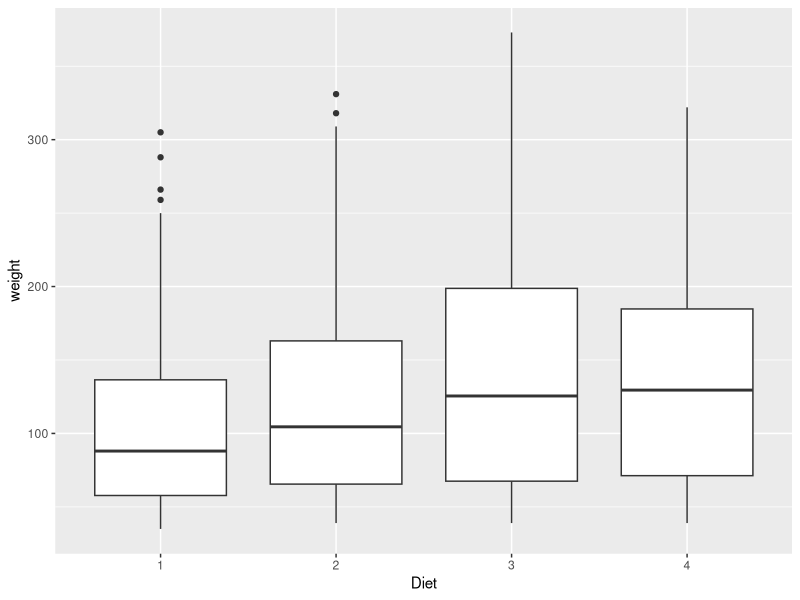
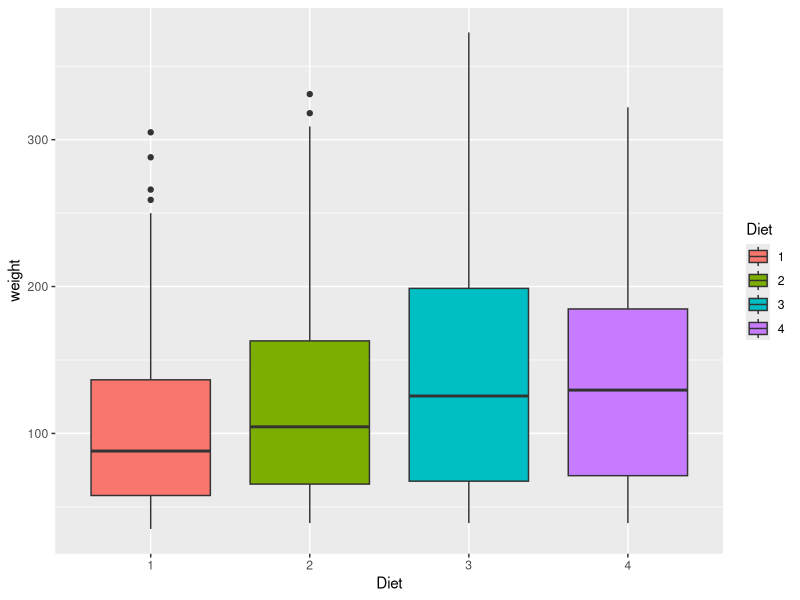
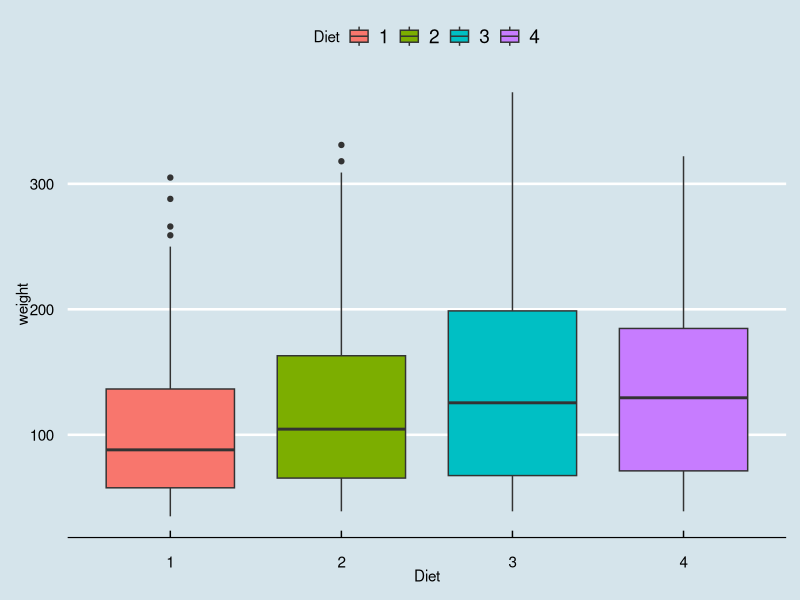
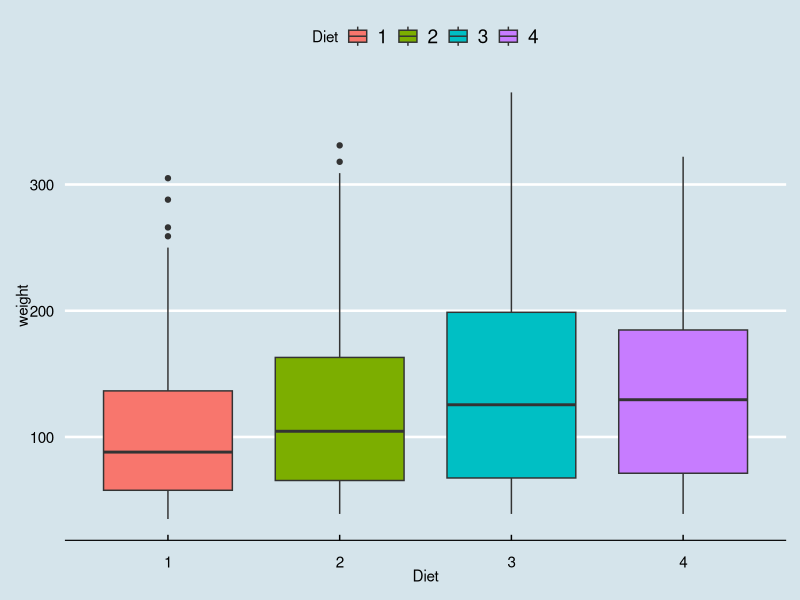
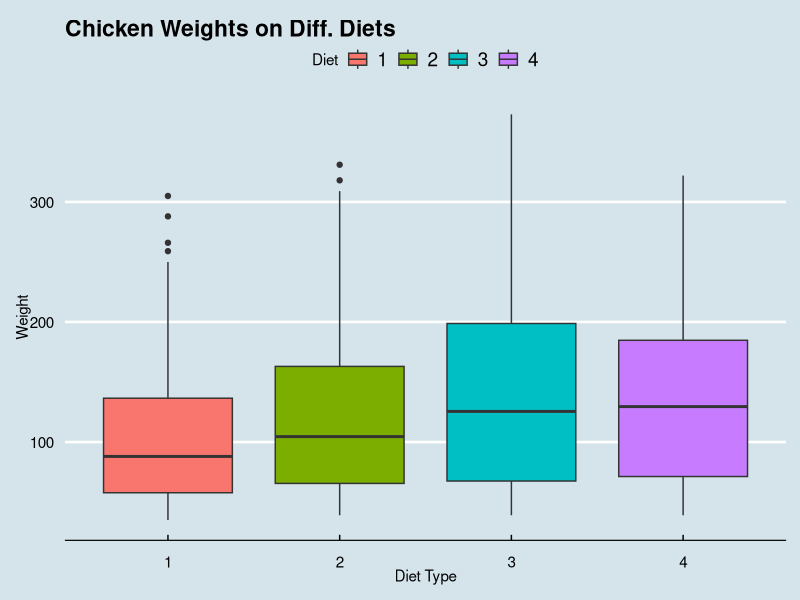
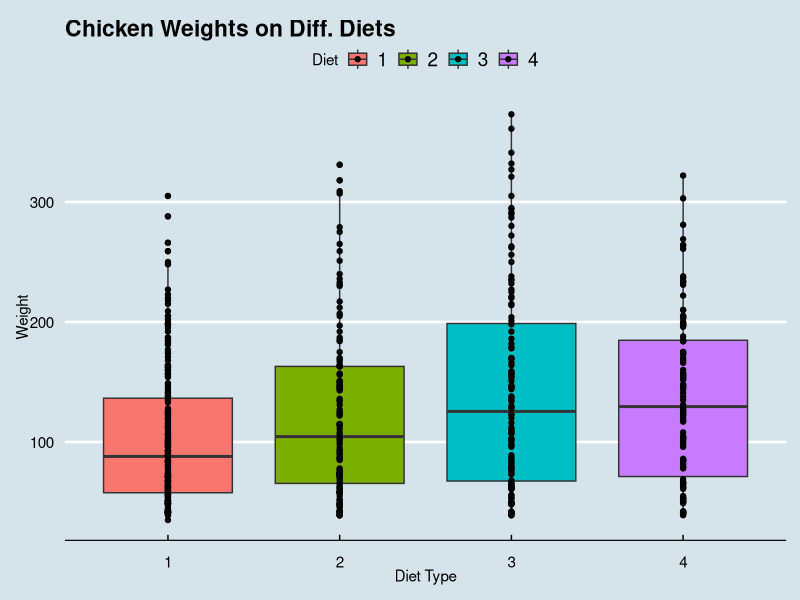
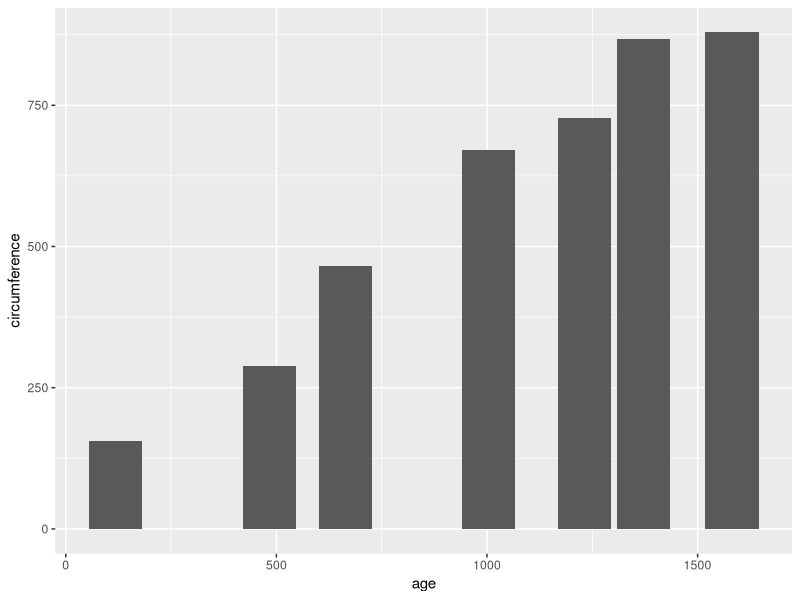
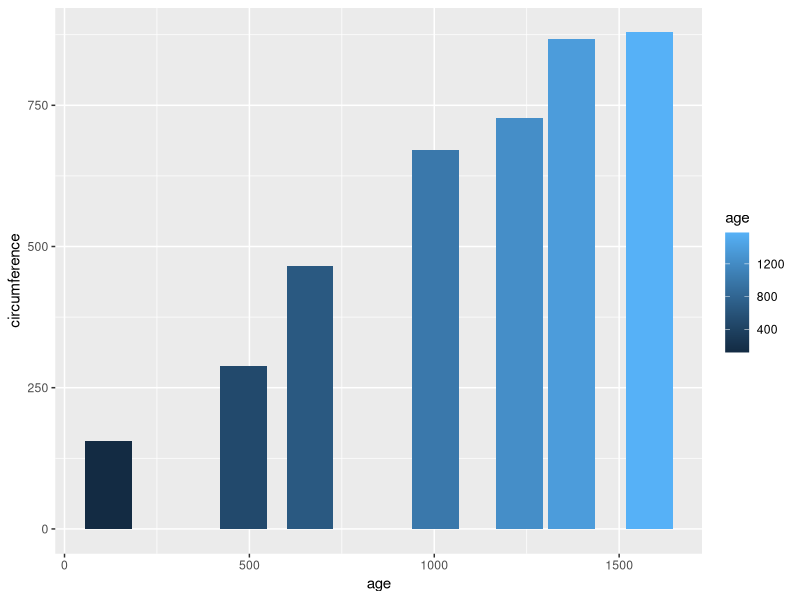

Write R code to recreate these figures, in order.
## ---- chunk 1
# ---------------------------------
# Advanced ggplot assignment
# 14 May 2021
# LW
# -----------------------------------
library(ggplot2)
library(ggthemes)
library(tidyverse)
library(patchwork)
library(TeachingDemos)


c <- ChickWeight
## basic bar graph
b_graph1 <- ggplot(data=c,
                   mapping=aes(x=Diet, y=weight)) + 
geom_boxplot()

print(b_graph1)

## add color to bar graph
b_graph2 <- ggplot(data=c,
                     mapping=aes(x=Diet, y=weight,
                                 fill=Diet)) +
  geom_boxplot()
print(b_graph2)

## change background theme
theme_graph <- b_graph2 + theme_economist() 
print(theme_graph)

## change sizing of the legends
theme_graph <- b_graph2 + theme_economist(base_size = 8)
print(theme_graph)

## add labels
b_graph3 <- ggplot(data=c, 
                   mapping=aes(x=Diet,
                               y=weight,
                               fill=Diet)) + 
  geom_boxplot() + theme_economist(base_size=8) + labs(title = "Chicken Weights on Diff. Diets", x = "Diet Type", y = "Weight")
print(b_graph3)

## add more data to graph
b_graph4 <- ggplot(data=c, 
                   mapping=aes(x=Diet,
                               y=weight,
                               fill=Diet)) + 
  geom_boxplot() + theme_economist(base_size=8) + labs(title = "Chicken Weights on Diff. Diets", x = "Diet Type", y = "Weight") + geom_point()
print(b_graph4)

## Make a second graph
o <- Orange

t_graph1 <- ggplot(data=o, 
              mapping=aes(x=age, y=circumference)) +
  geom_col(data=o)
print(t_graph1)

## change graph colors
t_graph1 <- ggplot(data=o,
                   mapping=aes(x = age, y = circumference, fill = age)) +
  geom_col(data = o)
print(t_graph1)

## change the theme of the graph
theme_graph2 <- t_graph1 + theme_economist(base_size = 8)
print(theme_graph2)

## add labels
t_graph2 <- ggplot(data=o,
                   mapping=aes(x = age, y = circumference, fill = age)) +
  geom_col(data = o) + theme_economist(base_size=6) + labs(title = "Circumference of trees", x = "age", y = "circumference")
print(t_graph2)
